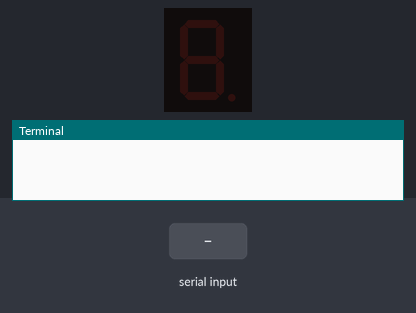
Recording of a program running on a simulated Raspberry Pi (BCM pin numbers). Parts: 1-digit seven-segment display, the last lines printed to the terminal. Inputs (shaded band) come from the test bench. The segment pins are drawn as the display they are named for.

Above: at 1.2 s.
1.3 s: "5" typed at the terminal, then Enter
At 1.7 s:
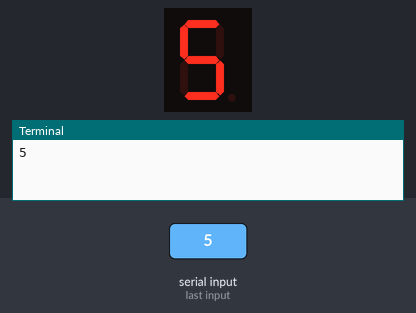
2.8 s: "1" typed at the terminal, then Enter
At 3.9 s:
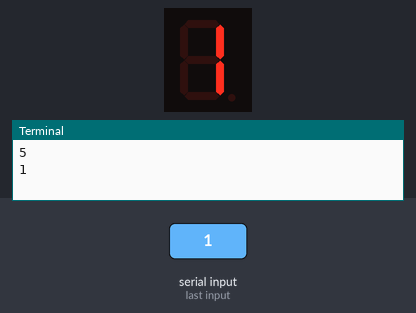
Timing chart, 0 to 5.8 s (numbered marks = the images above; inputs shaded):
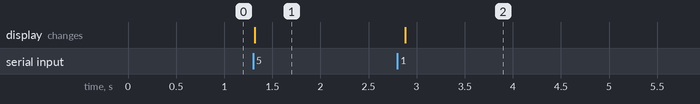

Measured:
- after the input at 1.3 s, the display: changes at once (image 1)
- after the input at 2.8 s, the display: changes after 0.08 s (image 2)

The program:

FND.py
```python
import RPi.GPIO as IO
import time


DISPLAY = [0x3F,0x06,0x5B,0x4F,0x66,0x6D,0x7D,0x07,0x7F,0x67]
PIN = [13,6,16,20,21,19,26,12]
NUM = [0x01,0x02,0x04,0x08,0x10,0x20,0x40,0x80]

IO.setwarnings(False)
IO.setmode (IO.BCM)
IO.setup(PIN,IO.OUT)


def PORT(pin):
    for i in range(8):
        if(pin&NUM[i] == NUM[i]):

            IO.output(PIN[i],1)

        else:

            IO.output(PIN[i],0)


while 1:
    x = int(input())

    pin = DISPLAY[x]

    PORT(pin);

    time.sleep(1)
```
